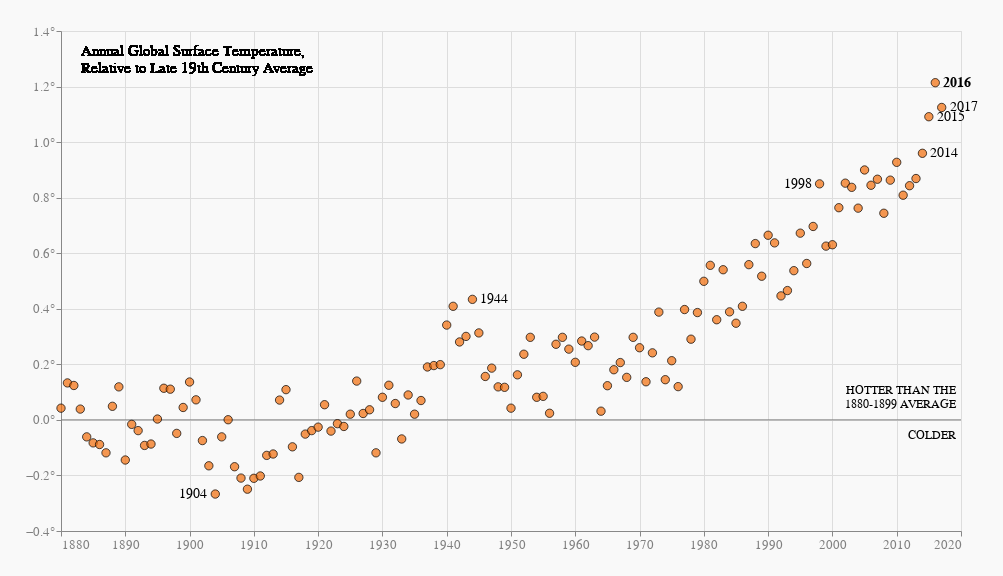

The code cell stored with this chart in its notebook:
### Code cell
alt.layer(line,
          base,
          title,
          line_text,
          line_text_down,
          marked_years_right,
          marked_years_left,
          marked_years_bold).properties(width=900,
                                        height=500,
                                        padding = 25,
                                        background= '#F9F9F9'
                                       ).configure_axis(labelFontSize=12.5,
                                                        labelColor='grey'
                                                       )

### Figure 1 — Vega-Lite specification as saved in the notebook (floating-point values rounded to 4 significant figures; data arrays with more than 128 entries replaced by an {"elided": "..."} marker saying what was removed)
{"config": {"view": {"continuousWidth": 400, "continuousHeight": 300}, "axis": {"labelColor": "grey", "labelFontSize": 12.5}}, "layer": [{"data": {"name": "data-06fd9f850666401b4599de5588b60692"}, "mark": {"type": "rule", "color": "grey"}, "encoding": {"y": {"type": "quantitative", "field": "y"}}}, {"data": {"name": "data-ee53ce0199cd57bed2587c438bd1eb1c"}, "mark": {"type": "point", "color": "black", "fill": "#F26C08", "size": 70, "strokeWidth": 1}, "encoding": {"x": {"type": "quantitative", "axis": {"format": "<4d", "tickCount": 14}, "field": "Year", "scale": {"zero": false}, "title": ""}, "y": {"type": "quantitative", "axis": {"labelExpr": "datum.label+ \"°\"", "tickCount": 6}, "field": "mean", "title": ""}}}, {"data": {"name": "data-ee53ce0199cd57bed2587c438bd1eb1c"}, "mark": {"type": "text", "align": "left", "dx": 20, "dy": 20, "fontSize": 15, "lineBreak": "\n"}, "encoding": {"text": {"value": "Annual Global Surface Temperature,\n Relative to Late 19th Century Average"}, "x": {"value": 0}, "y": {"value": 0}}}, {"data": {"name": "data-06fd9f850666401b4599de5588b60692"}, "mark": {"type": "text", "align": "right", "dx": 445, "dy": -30, "fontSize": 12, "lineBreak": "\n"}, "encoding": {"text": {"value": "HOTTER THAN THE\n 1880-1899 AVERAGE"}, "y": {"type": "quantitative", "field": "y"}}}, {"data": {"name": "data-06fd9f850666401b4599de5588b60692"}, "mark": {"type": "text", "align": "right", "dx": 445, "dy": 15, "fontSize": 12, "lineBreak": "\n"}, "encoding": {"text": {"value": "COLDER"}, "y": {"type": "quantitative", "field": "y"}}}, {"data": {"name": "data-0c36ca50436592aaabd04a1b882560b4"}, "mark": {"type": "text", "align": "center", "dx": 22, "fontSize": 14}, "encoding": {"text": {"type": "quantitative", "field": "Year"}, "x": {"type": "quantitative", "field": "Year"}, "y": {"type": "quantitative", "field": "mean", "title": ""}}}, {"data": {"name": "data-0fca9560cde5ab6165a7fe85e4c272f6"}, "mark": {"type": "text", "align": "center", "dx": -22, "fontSize": 14}, "encoding": {"text": {"type": "quantitative", "field": "Year"}, "x": {"type": "quantitative", "field": "Year"}, "y": {"type": "quantitative", "field": "mean", "title": ""}}}, {"data": {"name": "data-fa9c394eaffc7621bc200b9f1f48a39f"}, "mark": {"type": "text", "align": "center", "dx": 22, "fontSize": 14, "fontWeight": "bold"}, "encoding": {"text": {"type": "quantitative", "field": "Year"}, "x": {"type": "quantitative", "field": "Year"}, "y": {"type": "quantitative", "field": "mean", "title": ""}}}], "background": "#F9F9F9", "height": 500, "padding": 25, "width": 900, "$schema": "https://vega.github.io/schema/vega-lite/v4.8.1.json", "datasets": {"data-06fd9f850666401b4599de5588b60692": [{"y": 0}], "data-ee53ce0199cd57bed2587c438bd1eb1c": {"elided": "138 records"}, "data-0c36ca50436592aaabd04a1b882560b4": [{"Year": 1944, "mean": 0.4339}, {"Year": 2014, "mean": 0.9597}, {"Year": 2015, "mean": 1.091}, {"Year": 2017, "mean": 1.125}], "data-0fca9560cde5ab6165a7fe85e4c272f6": [{"Year": 1904, "mean": -0.267}, {"Year": 1998, "mean": 0.8497}], "data-fa9c394eaffc7621bc200b9f1f48a39f": [{"Year": 2016, "mean": 1.214}]}}
